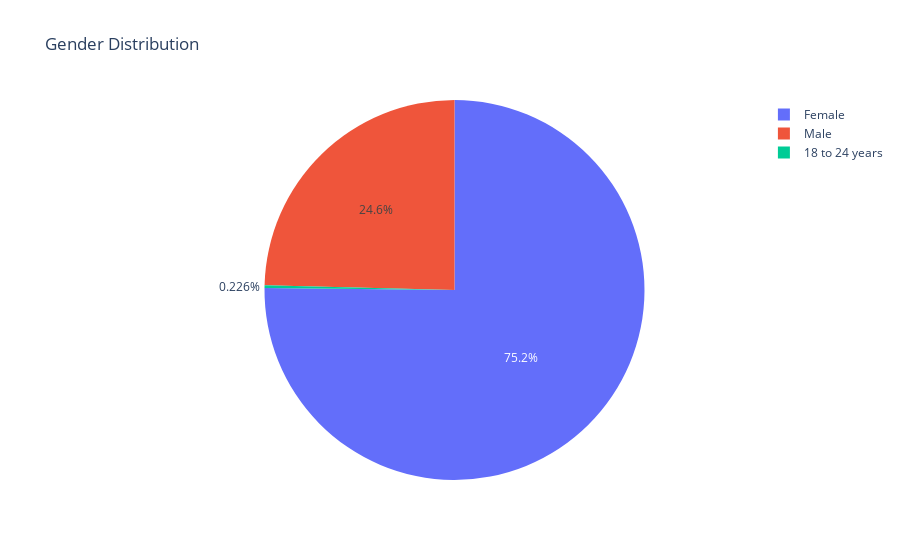

Notebook code cell kept with this figure:
### Markdown cell above
### Data Visualization

### Code cell
import plotly.express as px

# Count the occurrences of each gender category
gender_counts = df['Gender at birth'].value_counts()

# Create a pie chart
fig = px.pie(names=gender_counts.index, values=gender_counts.values, title='Gender Distribution')

# Show the plot
fig.show()

### Figure 1 — Plotly figure (JSON) as saved in the notebook; plotly's stock layout.template omitted (floating-point values rounded to 4 significant figures)
{"data": [{"domain": {"x": [0, 1], "y": [0, 1]}, "hovertemplate": "label=%{label}<br>value=%{value}<extra></extra>", "labels": ["Female", "Male", "18 to 24 years"], "legendgroup": "", "name": "", "showlegend": true, "type": "pie", "values": [333, 109, 1]}], "layout": {"legend": {"tracegroupgap": 0}, "title": {"text": "Gender Distribution"}}}
